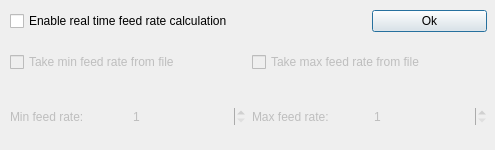
<?xml version="1.0" encoding="UTF-8"?>
<ui version="4.0">
 <class>DialogFeedRate</class>
 <widget class="QDialog" name="DialogFeedRate">
  <property name="geometry">
   <rect>
    <x>0</x>
    <y>0</y>
    <width>495</width>
    <height>150</height>
   </rect>
  </property>
  <property name="minimumSize">
   <size>
    <width>495</width>
    <height>150</height>
   </size>
  </property>
  <property name="maximumSize">
   <size>
    <width>495</width>
    <height>150</height>
   </size>
  </property>
  <property name="windowTitle">
   <string>Feed rate</string>
  </property>
  <widget class="QWidget" name="gridLayoutWidget">
   <property name="geometry">
    <rect>
     <x>10</x>
     <y>10</y>
     <width>477</width>
     <height>131</height>
    </rect>
   </property>
   <layout class="QGridLayout" name="gridLayout">
    <item row="0" column="0" colspan="2">
     <widget class="QCheckBox" name="checkBoxEnableFeedRateCalculator">
      <property name="text">
       <string>Enable real time feed rate calculation</string>
      </property>
     </widget>
    </item>
    <item row="0" column="3">
     <widget class="QPushButton" name="pushButton">
      <property name="text">
       <string>Ok</string>
      </property>
     </widget>
    </item>
    <item row="1" column="0" rowspan="2" colspan="2">
     <widget class="QCheckBox" name="checkBoxTakeMinFeed">
      <property name="enabled">
       <bool>false</bool>
      </property>
      <property name="text">
       <string>Take min feed rate from file</string>
      </property>
     </widget>
    </item>
    <item row="1" column="2" rowspan="2" colspan="2">
     <widget class="QCheckBox" name="checkBoxTakeMaxFeed">
      <property name="enabled">
       <bool>false</bool>
      </property>
      <property name="text">
       <string>Take max feed rate from file</string>
      </property>
     </widget>
    </item>
    <item row="3" column="0" rowspan="2">
     <widget class="QLabel" name="labelMinFeed">
      <property name="enabled">
       <bool>false</bool>
      </property>
      <property name="text">
       <string>Min feed rate:</string>
      </property>
     </widget>
    </item>
    <item row="3" column="1" rowspan="2">
     <widget class="QSpinBox" name="spinBoxMinFeed">
      <property name="enabled">
       <bool>false</bool>
      </property>
      <property name="frame">
       <bool>false</bool>
      </property>
      <property name="minimum">
       <number>1</number>
      </property>
      <property name="maximum">
       <number>9999</number>
      </property>
     </widget>
    </item>
    <item row="3" column="2" rowspan="2">
     <widget class="QLabel" name="labelMaxFeed">
      <property name="enabled">
       <bool>false</bool>
      </property>
      <property name="text">
       <string>Max feed rate:</string>
      </property>
     </widget>
    </item>
    <item row="3" column="3" rowspan="2">
     <widget class="QSpinBox" name="spinBoxMaxFeed">
      <property name="enabled">
       <bool>false</bool>
      </property>
      <property name="frame">
       <bool>false</bool>
      </property>
      <property name="minimum">
       <number>1</number>
      </property>
      <property name="maximum">
       <number>9999</number>
      </property>
     </widget>
    </item>
   </layout>
  </widget>
 </widget>
 <resources/>
 <connections>
  <connection>
   <sender>pushButton</sender>
   <signal>clicked()</signal>
   <receiver>DialogFeedRate</receiver>
   <slot>accept()</slot>
   <hints>
    <hint type="sourcelabel">
     <x>407</x>
     <y>23</y>
    </hint>
    <hint type="destinationlabel">
     <x>436</x>
     <y>20</y>
    </hint>
   </hints>
  </connection>
 </connections>
</ui>
